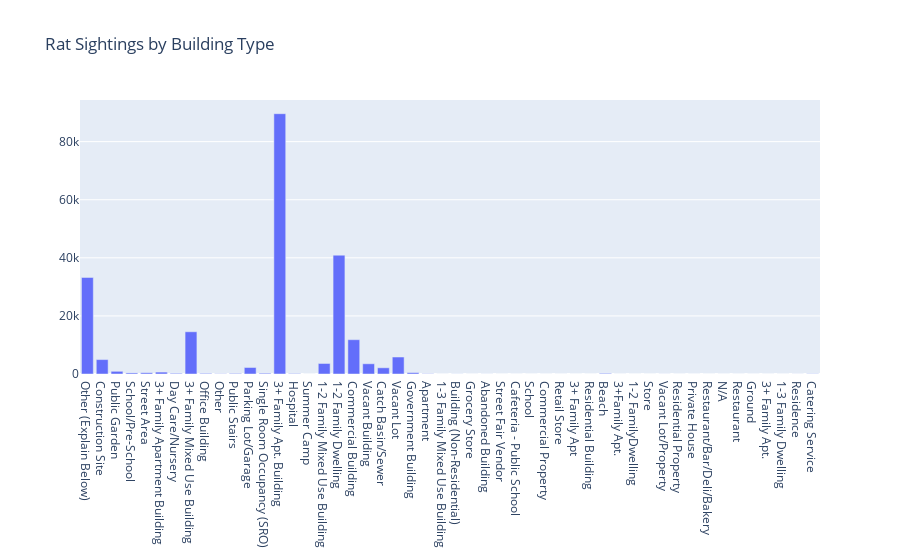

Notebook code cell kept with this figure:
### Code cell
fig3 = go.Figure(
    data=[go.Bar(x = building , y = building_type_count)],
    layout_title_text=("Rat Sightings by Building Type")
)
fig3.show()

### Figure 1 — Plotly figure (JSON) as saved in the notebook; plotly's stock layout.template omitted (floating-point values rounded to 4 significant figures)
{"data": [{"type": "bar", "x": ["Other (Explain Below)", "Construction Site", "Public Garden", "School/Pre-School", "Street Area", "3+ Family Apartment Building", "Day Care/Nursery", "3+ Family Mixed Use Building", "Office Building", "Other", "Public Stairs", "Parking Lot/Garage", "Single Room Occupancy (SRO)", "3+ Family Apt. Building", "Hospital", "Summer Camp", "1-2 Family Mixed Use Building", "1-2 Family Dwelling", "Commercial Building", "Vacant Building", "Catch Basin/Sewer", "Vacant Lot", "Government Building", "Apartment", "1-3 Family Mixed Use Building", "Building (Non-Residential)", "Grocery Store", "Abandoned Building", "Street Fair Vendor", "Cafeteria - Public School", "School", "Commercial Property", "Retail Store", "3+ Family Apt", "Residential Building", "Beach", "3+Family Apt.", "1-2 FamilyDwelling", "Store", "Vacant Lot/Property", "Residential Property", "Private House", "Restaurant/Bar/Deli/Bakery", "N/A", "Restaurant", "Ground", "3+ Family Apt.", "1-3 Family Dwelling", "Residence", "Catering Service"], "y": [33248, 4966, 925, 372, 434, 658, 227, 14539, 205, 76, 186, 2240, 255, 89620, 148, 8, 3623, 40905, 11813, 3522, 2137, 5845, 473, 82, 3, 23, 2, 16, 1, 2, 1, 3, 2, 1, 1, 215, 2, 1, 1, 13, 2, 12, 1, 6, 10, 11, 7, 7, 15, 72, 1]}], "layout": {"title": {"text": "Rat Sightings by Building Type"}}}
